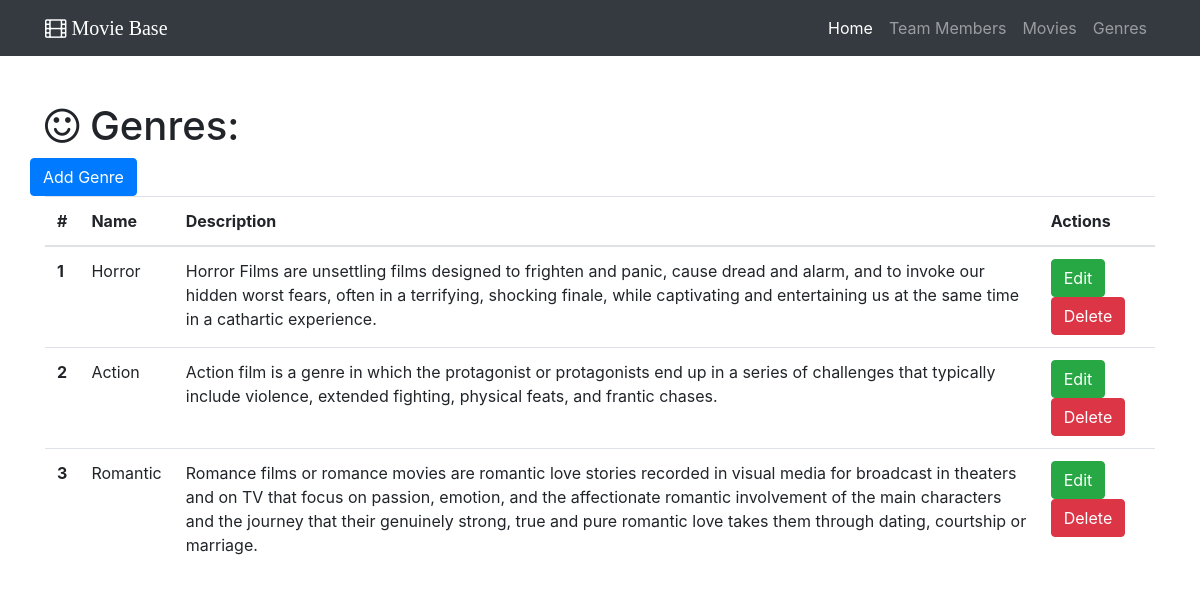
Page /genres on the earlier database version.
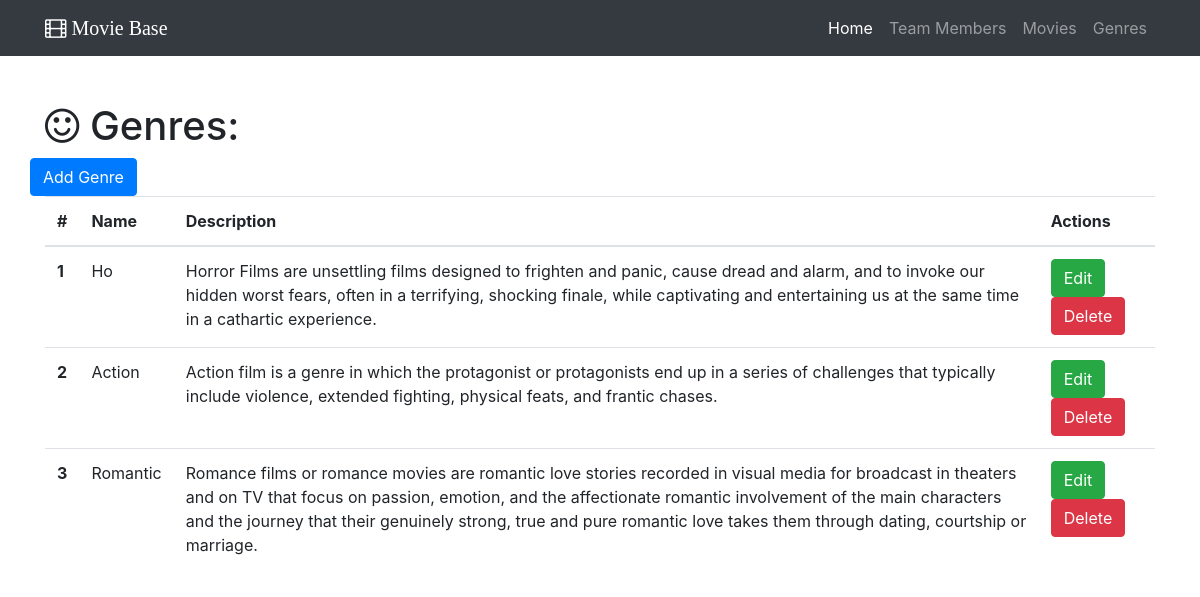
Same page on the later database version.
### base.py (models this page shows)
class Genre(db.Model):
    __tablename__ = 'genres'
    id = db.Column(db.Integer, primary_key=True)
    name = db.Column(db.String(64))
    description = db.Column(db.Text)
    movies = db.relationship('Movie', backref='genre',cascade="delete")##back reference at the many side, unique in ORM

### base.py (the view)
@app.route('/genres')
def show_all_genres():
    genres = Genre.query.all()
    return render_template('genre-all.html', genres=genres)

### templates/genre-all.html (shortened to what this page needs)
{% extends "home-base.html"%}
{% block page_content%}
  <div class="container">
    <h1 class="mt-5"><i class="fa fa-smile-o" aria-hidden="true"></i> Genres:</h1>
    <div class="row bottom-margin">
      <a href="/genre/add" class="btn btn-primary" role="button" aria-disabled="true">Add Genre</a>
    </div>
    {% if genres %}
      <table class="table">
        <thead>
          <tr>
            <th>#</th>
            <th>Name</th>
            <th>Description</th>
            <th>Actions</th>
          </tr>
        </thead>
        <tbody>
          {% for genre in genres %}
          <tr>
              <th scope="row">{{genre.id}}</th>
              <td>{{genre.name}}</td>
              <td>{{genre.description}}</td>
              <td>
                <a href="/genre/edit/{{genre.id}}" class="btn btn-success" role="button">Edit</a>
                <a href="/genre/delete/{{genre.id}}" class="btn btn-danger" role="button">Delete</a>
              </td>
          </tr>
          {% endfor%}
        </tbody>
      </table>
    {% else %}
      <h3>there are no genres in the database yet.</h3>
    {% endif %}
  </div>
{% endblock%}

Differences in the rows shown:
changed Genre id 1: name "Horror" → "Ho"
